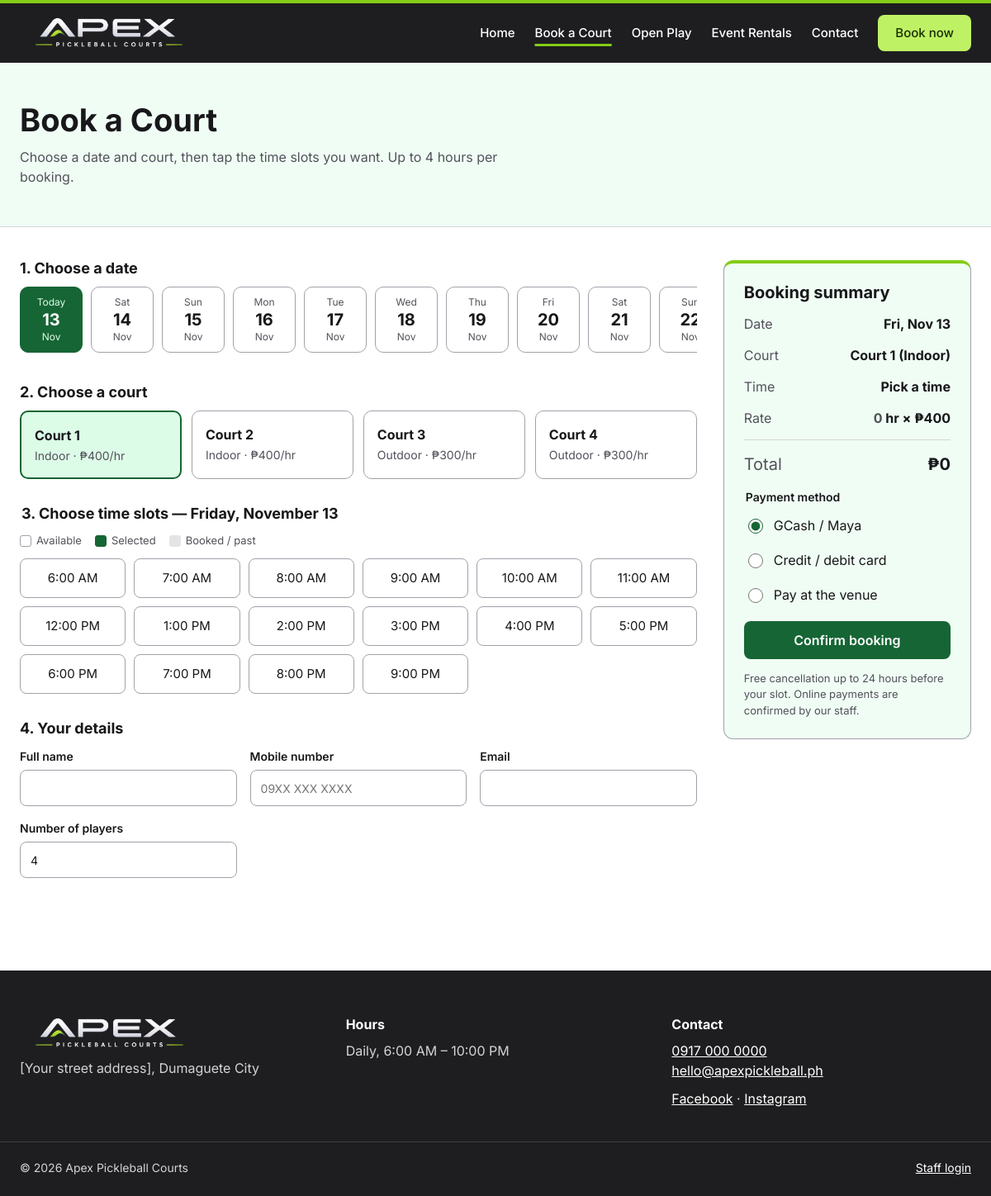
Screenshot of /book.php with the database file from the repository.
### tables this page shows
CREATE TABLE courts (
  id INT AUTO_INCREMENT PRIMARY KEY,
  name VARCHAR(50) NOT NULL,
  court_type VARCHAR(20) NOT NULL DEFAULT 'Indoor',
  hourly_rate DECIMAL(10,2) NOT NULL,
  status VARCHAR(20) NOT NULL DEFAULT 'available',  
  sort_order INT NOT NULL DEFAULT 0
);

### includes/functions.php (called while the page is built, shortened)
<?php
function e($value): string
{
    return htmlspecialchars((string) $value, ENT_QUOTES, 'UTF-8');
}
function money($amount): string
{
    return '₱' . number_format((float) $amount, 0);
}
function fmt_hour(int $hour): string
{
    return date('g:i A', mktime($hour, 0));
}
function fmt_date(string $date, string $format = 'D, M j'): string
{
    return date($format, strtotime($date));
}

### book.php (the view, shortened to what this page needs)
<?php
require __DIR__ . '/includes/functions.php';
$pdo = db();
$today = date('Y-m-d');
$old = ['name' => '', 'phone' => '', 'email' => '', 'players' => 4, 'payment' => 'gcash', 'slots' => []];
$source = $_SERVER['REQUEST_METHOD'] === 'POST' ? $_POST : $_GET;
$date = $source['date'] ?? $today;
$type = in_array($_GET['type'] ?? '', ['Indoor', 'Outdoor'], true) ? $_GET['type'] : '';
$courts = $pdo->query('SELECT * FROM courts ORDER BY sort_order, id')->fetchAll();
$available = array_values(array_filter($courts, fn($c) => $c['status'] === 'available' && ($type === '' || $c['court_type'] === $type)));
$court = null;
$court = $court ?? ($available[0] ?? null);
function blocked_hours(PDO $pdo, int $courtId, string $date): array
{
    $stmt = $pdo->prepare(
        "SELECT s.slot_hour FROM booking_slots s JOIN bookings b ON b.id = s.booking_id
         WHERE s.court_id = ? AND s.booking_date = ? AND b.status <> 'cancelled'"
    );
    $stmt->execute([$courtId, $date]);
    $taken = array_map('intval', $stmt->fetchAll(PDO::FETCH_COLUMN));
    $past = [];
    return ['taken' => $taken, 'past' => $past];
}
$blocked = $court ? blocked_hours($pdo, (int) $court['id'], $date) : ['taken' => [], 'past' => []];
$query = fn(array $extra) => 'book.php?' . http_build_query(array_merge(['date' => $date, 'court' => $court['id'] ?? null, 'type' => $type ?: null], $extra));
$activePage = 'book';
require __DIR__ . '/includes/header.php';
?>
<section class="page-head">
  <div class="container">
    <h1>Book a Court</h1>
    <p>Choose a date and court, then tap the time slots you want. Up to <?= MAX_HOURS ?> hours per booking.</p>
  </div>
</section>
<section class="section-tight">
  <div class="container">
    <?php if (!$court): ?>
      <div class="empty">No courts are open for booking right now. Please call us at <?= e(SITE_PHONE) ?>.</div>
    <?php else: ?>
    <form method="post" action="<?= e($query([])) ?>" class="book-layout" id="booking-form" data-rate="<?= e($court['hourly_rate']) ?>" data-max="<?= MAX_HOURS ?>">
      <div class="book-main">
        <div class="book-step">
          <h2>1. Choose a date</h2>
          <nav class="date-strip" aria-label="Dates">
            <?php for ($i = 0; $i < DAYS_AHEAD; $i++):
              $d = date('Y-m-d', strtotime("+$i days")); ?>
              <a class="date-pill <?= $d === $date ? 'active' : '' ?>" href="<?= e($query(['date' => $d])) ?>" <?= $d === $date ? 'aria-current="date"' : '' ?>>
                <small><?= $i === 0 ? 'Today' : e(fmt_date($d, 'D')) ?></small>
                <strong><?= e(fmt_date($d, 'j')) ?></strong>
                <small><?= e(fmt_date($d, 'M')) ?></small>
              </a>
            <?php endfor; ?>
          </nav>
        </div>
        <div class="book-step">
          <h2>2. Choose a court</h2>
          <div class="court-grid">
            <?php foreach ($courts as $c):
              $isActive = (int) $c['id'] === (int) $court['id'];
              $isMaint = $c['status'] !== 'available'; ?>
              <a class="court-option <?= $isActive ? 'active' : '' ?> <?= $isMaint ? 'disabled' : '' ?>"
                 href="<?= e($query(['court' => $c['id'], 'type' => null])) ?>" <?= $isActive ? 'aria-current="true"' : '' ?> <?= $isMaint ? 'aria-disabled="true" tabindex="-1"' : '' ?>>
                <strong><?= e($c['name']) ?></strong>
                <span><?= e($c['court_type']) ?> · <?= $isMaint ? 'Under maintenance' : money($c['hourly_rate']) . '/hr' ?></span>
              </a>
            <?php endforeach; ?>
          </div>
        </div>
        <fieldset class="book-step" style="border: none; padding: 0; margin: 0">
          <legend><h2>3. Choose time slots — <?= e(fmt_date($date, 'l, F j')) ?></h2></legend>
          <div class="legend">
            <span><i></i>Available</span><span><i class="sel"></i>Selected</span><span><i class="booked"></i>Booked / past</span>
          </div>
          <div class="slot-grid">
            <?php for ($h = OPEN_HOUR; $h < CLOSE_HOUR; $h++):
              $off = in_array($h, $blocked['taken'], true) || in_array($h, $blocked['past'], true); ?>
              <label class="slot">
                <span><?= e(fmt_hour($h)) ?><?php if (in_array($h, $blocked['taken'], true)): ?><span class="sr-only"> (booked)</span><?php endif; ?></span>
              </label>
            <?php endfor; ?>
          </div>
        </fieldset>
        <div class="book-step">
          <h2>4. Your details</h2>
          <div class="form-grid">
            <label class="field">Full name<input type="text" name="name" value="<?= e($old['name']) ?>" required maxlength="100" autocomplete="name"></label>
            <label class="field">Mobile number<input type="tel" name="phone" value="<?= e($old['phone']) ?>" required placeholder="09XX XXX XXXX" autocomplete="tel"></label>
            <label class="field">Email<input type="email" name="email" value="<?= e($old['email']) ?>" required autocomplete="email"></label>
            <label class="field">Number of players<input type="number" name="players" value="<?= e($old['players']) ?>" min="1" max="8" required></label>
          </div>
        </div>
      </div>
      <aside class="summary" aria-label="Booking summary">
        <h2>Booking summary</h2>
        <div class="summary-row"><span>Date</span><strong><?= e(fmt_date($date, 'D, M j')) ?></strong></div>
        <div class="summary-row"><span>Court</span><strong><?= e($court['name']) ?> (<?= e($court['court_type']) ?>)</strong></div>
        <div class="summary-row"><span>Time</span><strong id="sum-time">Pick a time</strong></div>
        <div class="summary-row"><span>Rate</span><strong><span id="sum-hours">0</span> hr × <?= money($court['hourly_rate']) ?></strong></div>
        <hr>
        <div class="summary-row total"><span>Total</span><strong id="sum-total"><?= money(0) ?></strong></div>
        <fieldset class="radio-list">
          <legend>Payment method</legend>
          <?php foreach (['gcash' => 'GCash / Maya', 'card' => 'Credit / debit card', 'venue' => 'Pay at the venue'] as $val => $label): ?>
            <label><input type="radio" name="payment" value="<?= $val ?>" <?= $old['payment'] === $val ? 'checked' : '' ?> required> <?= e($label) ?></label>
          <?php endforeach; ?>
        </fieldset>
        <button type="submit" class="btn btn-primary btn-block" id="confirm-btn">Confirm booking</button>
        <p class="muted" style="font-size: 13px">Free cancellation up to <?= CANCEL_HOURS ?> hours before your slot. Online payments are confirmed by our staff.</p>
      </aside>
    </form>
    <?php endif; ?>
  </div>
</section>
<?php require __DIR__ . '/includes/footer.php'; ?>

### includes/header.php (shortened to what this page needs)
<?php
$activePage = $activePage ?? '';
$nav = [
    'home' => ['index.php', 'Home'],
    'book' => ['book.php', 'Book a Court'],
    'openplay' => ['open-play.php', 'Open Play'],
    'rentals' => ['rentals.php', 'Event Rentals'],
];
?>
<!doctype html>
<html lang="en">
<head>
  <link rel="stylesheet" href="assets/css/style.css">
</head>
<body>
<header class="site-header">
  <div class="container header-inner">
    <a href="index.php" class="brand"><img src="assets/img/logo.png" alt="<?= e(SITE_NAME) ?>"></a>
    <nav id="site-nav" class="site-nav" aria-label="Main">
      <?php foreach ($nav as $key => [$href, $label]): ?>
        <a href="<?= $href ?>" <?= $activePage === $key ? 'class="active" aria-current="page"' : '' ?>><?= e($label) ?></a>
      <?php endforeach; ?>
      <a href="#contact">Contact</a>
      <a href="book.php" class="btn btn-lime nav-cta">Book now</a>
    </nav>
  </div>
</header>
<main id="main">

### includes/footer.php (shortened to what this page needs)
</main>
<footer class="site-footer" id="contact">
  <div class="container footer-grid">
    <div class="footer-col">
      <img src="assets/img/logo.png" alt="<?= e(SITE_NAME) ?>" class="footer-logo">
      <p><?= e(SITE_ADDRESS) ?></p>
    </div>
    <div class="footer-col">
      <h2>Hours</h2>
      <p><?= e(SITE_HOURS) ?></p>
    </div>
    <div class="footer-col">
      <h2>Contact</h2>
      <p><a href="tel:<?= e(preg_replace('/\s+/', '', SITE_PHONE)) ?>"><?= e(SITE_PHONE) ?></a><br>
         <a href="mailto:<?= e(SITE_EMAIL) ?>"><?= e(SITE_EMAIL) ?></a></p>
      <p><a href="<?= e(SITE_FACEBOOK) ?>">Facebook</a> · <a href="<?= e(SITE_INSTAGRAM) ?>">Instagram</a></p>
    </div>
  </div>
  <div class="container footer-bottom">
    <span>© <?= date('Y') ?> <?= e(SITE_NAME) ?></span>
    <a href="admin/login.php">Staff login</a>
  </div>
</footer>
</body>
</html>

### rows the page displays
courts: name "Court 1", court_type "Indoor", hourly_rate "₱400"
courts: name "Court 2", court_type "Indoor", hourly_rate "₱400"
courts: name "Court 3", court_type "Outdoor", hourly_rate "₱300"
courts: name "Court 4", court_type "Outdoor", hourly_rate "₱300"

### other values shown
$label "Home"
$label "Book a Court"
$label "Open Play"
$label "Event Rentals"
MAX_HOURS "4"
fmt_date($d, 'j') "13"
fmt_date($d, 'M') "Nov"
fmt_date($d, 'D') "Sat"
fmt_date($d, 'j') "14"
fmt_date($d, 'D') "Sun"
fmt_date($d, 'j') "15"
fmt_date($d, 'D') "Mon"
fmt_date($d, 'j') "16"
fmt_date($d, 'D') "Tue"
fmt_date($d, 'j') "17"
